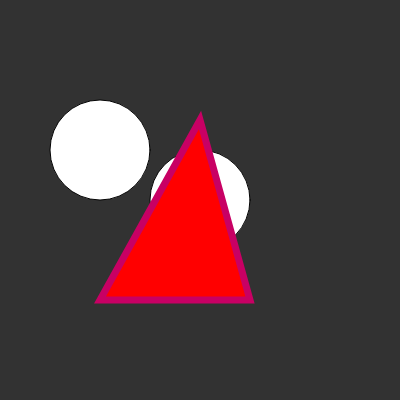
Frame 1 (no input)
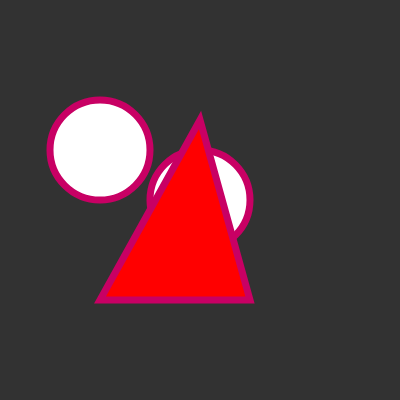
Frame 60 (no input)
Frame 120 (the mouse pressed at the canvas centre since frame 60): identical to frame 60, image omitted

The p5.js sketch that drew these frames (run headless with seeded random() and noise() and a simulated clock; from frame 60 on, the mouse is pressed at the canvas centre):

// p5.js sketch
// ── sketch.js
function setup() {
  createCanvas(400, 400);
}

function draw() {
  background(50);
  fill(255, 255, 255);
  circle(200, 200, 100);
  circle(100, 150, 100);
  fill(255, 0, 0);
  stroke(200, 0, 100);
  strokeWeight(7);
  triangle(100, 300, 250, 300, 200, 120);
}
